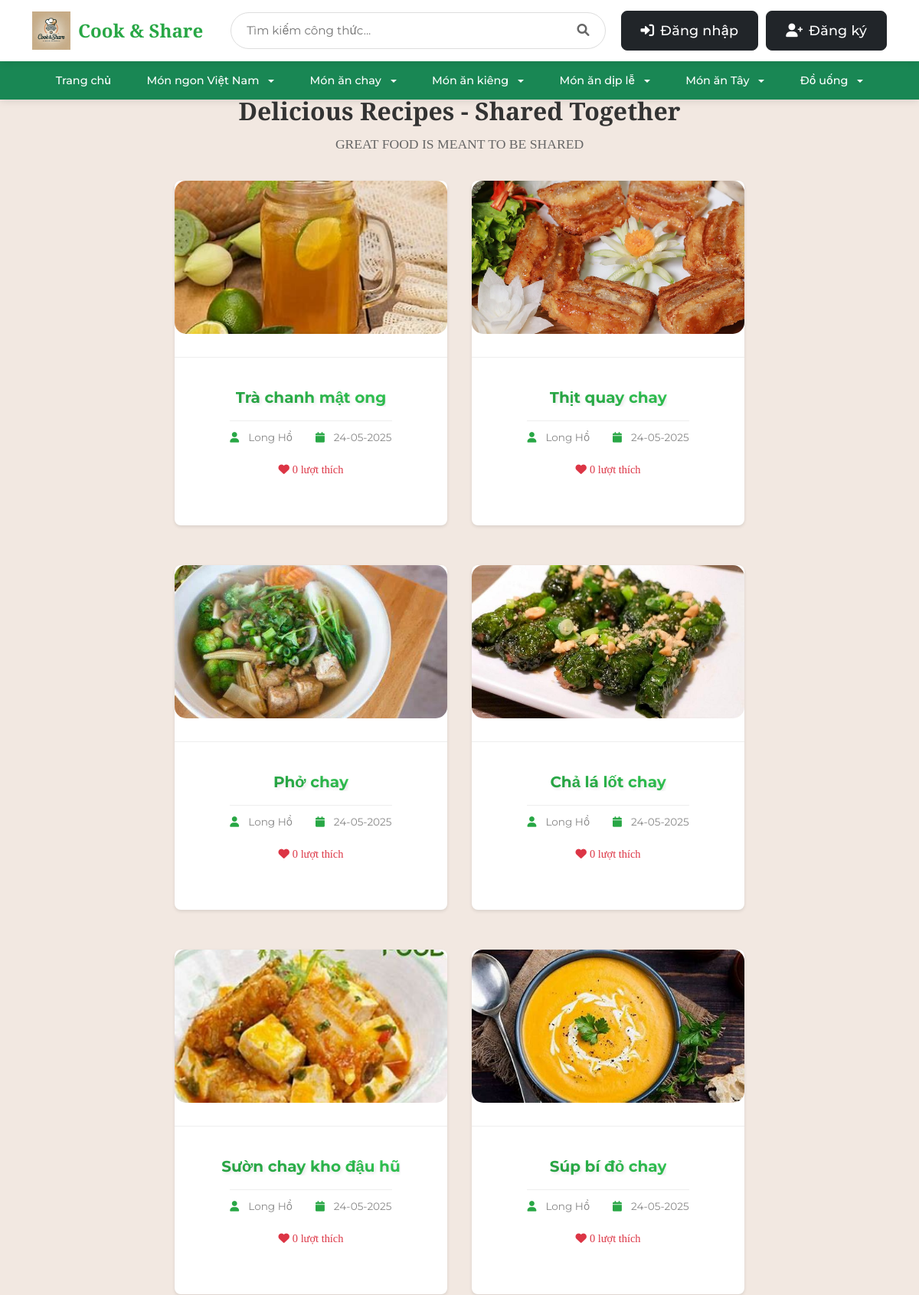
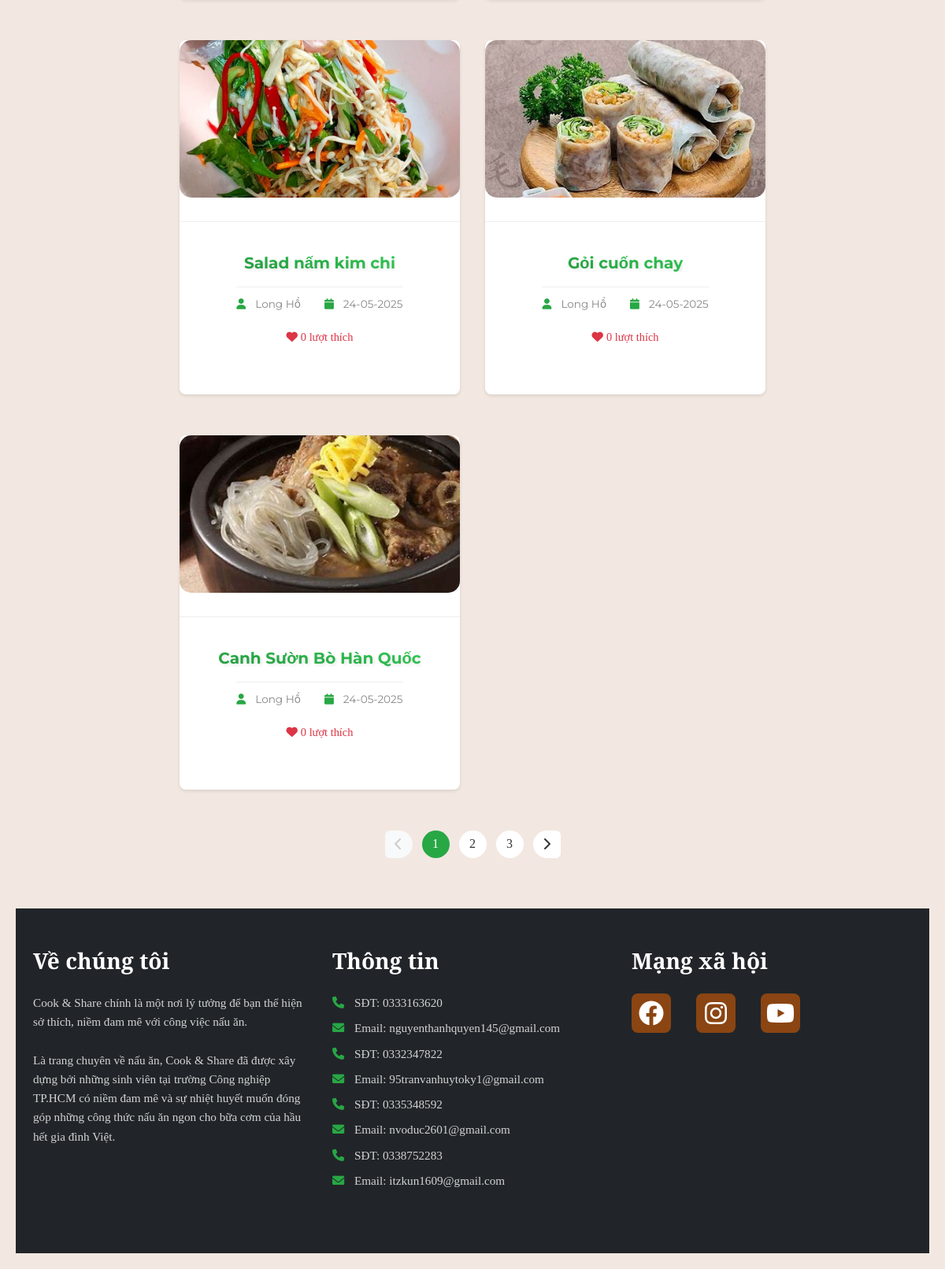
The page / on the database its author committed (2 pictures, top to bottom).
### tables this page shows
CREATE TABLE blog_images (
    id INTEGER PRIMARY KEY AUTOINCREMENT,
    post_id INTEGER NOT NULL,
    image_path TEXT NOT NULL,
    is_main_image BOOLEAN DEFAULT 0,
    created TIMESTAMP NOT NULL DEFAULT CURRENT_TIMESTAMP,
    FOREIGN KEY (post_id) REFERENCES post (id) ON DELETE CASCADE
);

CREATE TABLE post (
    id INTEGER PRIMARY KEY AUTOINCREMENT,
    author_id INTEGER NOT NULL,
    created TIMESTAMP NOT NULL DEFAULT CURRENT_TIMESTAMP,
    title TEXT NOT NULL,
    description TEXT,
    ingredients TEXT NOT NULL,
    instructions TEXT NOT NULL,
    cooking_time INTEGER DEFAULT 0,
    servings INTEGER DEFAULT 1,
    FOREIGN KEY (author_id) REFERENCES user (id)
);

CREATE TABLE user (
    id INTEGER PRIMARY KEY AUTOINCREMENT,
    username TEXT UNIQUE NOT NULL,
    password TEXT NOT NULL,
    email TEXT UNIQUE NOT NULL,
    created TIMESTAMP NOT NULL DEFAULT CURRENT_TIMESTAMP,
    avatar_path TEXT,
    role TEXT NOT NULL DEFAULT 'user',
    is_blocked BOOLEAN NOT NULL DEFAULT 0,
    gender TEXT,
    birthdate DATE,
    phone TEXT
);

### share_recipe/blog.py (the view)
@bp.route('/', methods=('GET',))
def index():
    db = get_db()
    page = request.args.get('page', 1, type=int)
    per_page = 9
    offset = (page - 1) * per_page
    posts = db.execute(
        'SELECT p.id, p.title, p.created, p.author_id, '
        'u.username, bi.image_path, '
        '(SELECT COUNT(*) FROM favorites f WHERE f.post_id = p.id) as like_count '
        'FROM post p '
        'JOIN user u ON p.author_id = u.id '
        'LEFT JOIN blog_images bi ON p.id = bi.post_id AND bi.is_main_image = 1 '
        'ORDER BY p.created DESC '
        'LIMIT ? OFFSET ?',
        (per_page, offset)
    ).fetchall()
    posts = [dict(post) for post in posts]
    total_posts = db.execute('SELECT COUNT(*) FROM post').fetchone()[0]
    total_pages = (total_posts + per_page - 1) // per_page
    return render_template('blog/index.html',
                         posts=posts,
                         page=page,
                         total_pages=total_pages)

### share_recipe/auth.py (called while the page is built, shortened)
@bp.before_app_request
def load_logged_in_user():
    user_id = session.get('user_id')
    if user_id is None:
        g.user = None

### share_recipe/db.py (called while the page is built)
def get_db():
    if 'db' not in g:
        g.db = sqlite3.connect(
            current_app.config['DATABASE'],
            detect_types=sqlite3.PARSE_DECLTYPES
        )
        g.db.row_factory = sqlite3.Row
    return g.db

### share_recipe/templates/blog/index.html (shortened to what this page needs)
{% extends 'base.html' %}
{% block content %}
<div class="search-results-container">
    <div class="search-header">
        <h1>Delicious Recipes - Shared Together</h1>
        <p>GREAT FOOD IS MEANT TO BE SHARED</p>
    </div>
    <div class="recipe-grid">
        {% for post in posts[:9] %}
            <div class="recipe-card">
                <a href="{{ url_for('blog.detail', id=post['id']) }}" class="recipe-link">
                    <div class="recipe-image">
                        {% if post.image_path %}
                            <img src="{{ url_for('static', filename=post.image_path) }}" alt="{{ post['title'] }}">
                        {% else %}
                            <img src="{{ url_for('static', filename='default-recipe.jpg') }}" alt="{{ post['title'] }}">
                        {% endif %}
                    </div>
                    <div class="recipe-info">
                        <h2 class="recipe-title">{{ post['title'] }}</h2>
                        <div class="recipe-meta">
                            <span class="author">
                                <i class="fas fa-user"></i> {{ post['username'] }}
                            </span>
                            <span class="date">
                                <i class="fas fa-calendar"></i> {{ post['created'].strftime('%d-%m-%Y') }}
                            </span>
                        </div>
                        <div class="recipe-stats">
                            <span class="likes">
                                <i class="fas fa-heart"></i> {{ post['like_count'] }} lượt thích
                            </span>
                        </div>
                    </div>
                </a>
            </div>
        {% endfor %}
    </div>
    {% if total_pages > 1 %}
        <nav aria-label="Page navigation" class="pagination-container">
            <ul class="pagination">
                <li class="page-item {% if page == 1 %}disabled{% endif %}">
                    <a class="page-link" href="{{ url_for('blog.index', page=page-1) }}">
                        <i class="fas fa-chevron-left"></i>
                    </a>
                </li>
                {% for p in range(1, total_pages + 1) %}
                    <li class="page-item {% if page == p %}active{% endif %}">
                        <a class="page-link" href="{{ url_for('blog.index', page=p) }}">{{ p }}</a>
                    </li>
                {% endfor %}
                <li class="page-item {% if page == total_pages %}disabled{% endif %}">
                    <a class="page-link" href="{{ url_for('blog.index', page=page+1) }}">
                        <i class="fas fa-chevron-right"></i>
                    </a>
                </li>
            </ul>
        </nav>
    {% endif %}
</div>
{% endblock %}

### share_recipe/static/base.css (style rules this page uses)
:root { --font-heading: 'Playfair Display', 'Times New Roman', serif; --font-body: 'Montserrat', -apple-system, BlinkMacSystemFont, 'Segoe UI', 'Helvetica Neue', Arial, sans-serif; --color-primary: #28a745; --color-text: #333; --color-text-light: #666; --color-background: #f8f9fa; }
html { height: 100%; -webkit-font-smoothing: antialiased; -moz-osx-font-smoothing: grayscale; text-rendering: optimizeLegibility; -webkit-text-size-adjust: 100%; }
body { font-family: var(--font-body); margin: 0; background-color: var(--color-background); color: var(--color-text); line-height: 1.7; font-size: 16px; font-weight: 400; padding-top: 150px; min-height: 100vh; display: flex; flex-direction: column; position: relative; text-rendering: optimizeLegibility; -webkit-font-feature-settings: "kern" 1; font-feature-settings: "kern" 1; }
h1, h2, h3, h4, h5, h6 { font-family: var(--font-heading); font-weight: 700; line-height: 1.3; margin-bottom: 1rem; text-rendering: optimizeLegibility; }
h1 { font-size: 2.5rem; }
h2 { font-size: 2rem; }
p { margin-bottom: 1.5rem; font-size: 1rem; line-height: 1.7; }

### share_recipe/static/index.css (style rules this page uses)
body { background-color: #f2e8e1; font-family: 'Georgia', serif; margin: 20px 0; padding: 20px; }
.recipe-card { display: flex; flex-direction: column; background: #fff; border-radius: 8px; overflow: hidden; box-shadow: 0 2px 8px rgba(0,0,0,0.1); transition: all 0.3s ease; height: 200px; }
.recipe-link { text-decoration: none; color: inherit; display: flex; flex-direction: column; height: 100%; }
.recipe-image { flex: 0 0 60%; overflow: hidden; }
.recipe-image img { width: 100%; height: 100%; object-fit: cover; transition: transform 0.3s ease; }
.recipe-info { flex: 0 0 40%; padding: 8px; background: #fff; display: flex; align-items: center; justify-content: center; border-top: 1px solid #eee; }
.recipe-title { font-family: var(--font-body); font-size: 0.85rem; font-weight: 500; color: var(--color-text); text-align: center; line-height: 1.4; display: -webkit-box; -webkit-line-clamp: 2; -webkit-box-orient: vertical; overflow: hidden; transition: font-size 0.3s ease; }
.recipe-meta { display: flex; justify-content: space-between; align-items: center; margin-bottom: 10px; font-size: 0.9rem; color: #666; }
.recipe-meta span { display: flex; align-items: center; gap: 5px; }
.recipe-meta i { color: #28a745; }
.pagination-container { margin-top: 30px; }
.pagination .page-link { color: #333; border: none; margin: 0 5px; border-radius: 50%; width: 35px; height: 35px; display: flex; align-items: center; justify-content: center; transition: all 0.3s ease; }
.pagination .page-item.active .page-link { background-color: #28a745; color: white; }

### share_recipe/static/detail.css (style rules this page uses)
.recipe-title { font-size: 2.5rem; color: #333; margin-bottom: 15px; }
.recipe-meta { display: flex; justify-content: center; gap: 30px; color: #666; font-size: 1.1rem; font-family: var(--font-body); }
.recipe-meta span { display: flex; align-items: center; gap: 8px; }
.recipe-meta i { color: #28a745; }
.recipe-image { width: 100%; height: 400px; overflow: hidden; border-radius: 15px; margin-bottom: 30px; }
.recipe-image img { width: 100%; height: 100%; object-fit: cover; }

### share_recipe/templates/base.html (style rules this page uses)
.recipe-card { background: #fff; border-radius: 15px; overflow: hidden; box-shadow: 0 2px 5px rgba(0,0,0,0.1); transition: transform 0.3s ease; margin-bottom: 20px; width: 100%; max-width: 500px; position: relative; height: 450px; display: flex; flex-direction: column; }
.recipe-link { text-decoration: none; color: inherit; display: block; position: relative; height: 100%; }
.recipe-image { width: 100%; height: 60%; overflow: hidden; position: relative; }
.recipe-image img { width: 100%; height: 100%; object-fit: cover; }
.recipe-info { padding: 20px; background: #fff; position: relative; height: 40%; display: flex; flex-direction: column; justify-content: space-between; }
.recipe-title { margin: 0; font-size: 1.5rem; color: #333; font-weight: 700; text-align: center; line-height: 1.2; padding: 20px 0; font-family: 'Montserrat', sans-serif; position: relative; background: linear-gradient(45deg, #28a745, #34ce57); -webkit-background-clip: text; -webkit-text-fill-color: transparent; text-shadow: 2px 2px 4px rgba(0,0,0,0.1); }
.recipe-meta { display: flex; justify-content: center; align-items: center; gap: 30px; font-size: 1rem; color: #666; margin-top: 10px; padding-top: 10px; border-top: 1px solid #eee; }

### rows shown on the page
blog_images: image_path (picture), title "Trà chanh mật ong", username "Long Hồ", created "24-05-2025", like_count "0"
blog_images: image_path (picture), title "Thịt quay chay", username "Long Hồ", created "24-05-2025", like_count "0"
blog_images: image_path (picture), title "Phở chay", username "Long Hồ", created "24-05-2025", like_count "0"
blog_images: image_path (picture), title "Chả lá lốt chay", username "Long Hồ", created "24-05-2025", like_count "0"
blog_images: image_path (picture), title "Sườn chay kho đậu hũ", username "Long Hồ", created "24-05-2025", like_count "0"
blog_images: image_path (picture), title "Súp bí đỏ chay", username "Long Hồ", created "24-05-2025", like_count "0"
blog_images: image_path (picture), title "Salad nấm kim chi", username "Long Hồ", created "24-05-2025", like_count "0"
blog_images: image_path (picture), title "Gỏi cuốn chay", username "Long Hồ", created "24-05-2025", like_count "0"
blog_images: image_path (picture), title "Canh Sườn Bò Hàn Quốc", username "Long Hồ", created "24-05-2025", like_count "0"

### other values the page prints
{{ p }} "1" "2" "3"
